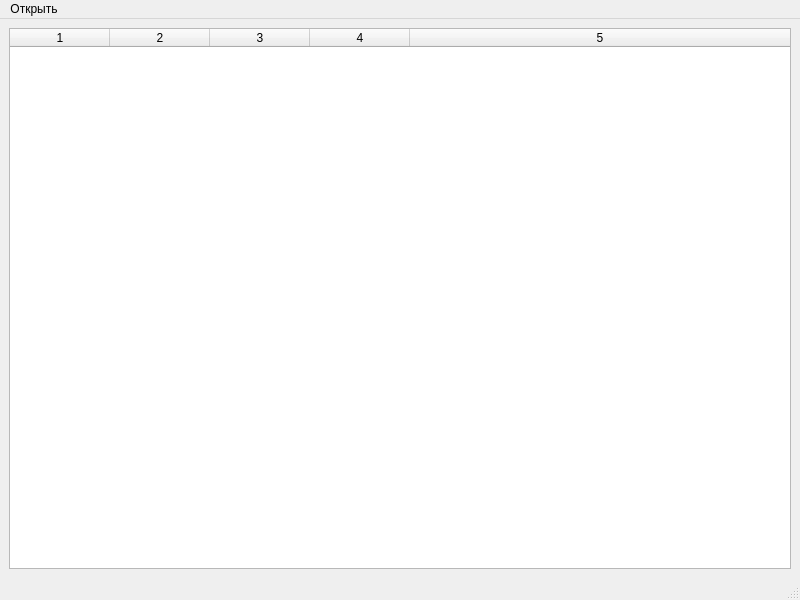
<?xml version="1.0" encoding="UTF-8"?>
<ui version="4.0">
 <class>MainWindow</class>
 <widget class="QMainWindow" name="MainWindow">
  <property name="geometry">
   <rect>
    <x>0</x>
    <y>0</y>
    <width>800</width>
    <height>600</height>
   </rect>
  </property>
  <property name="minimumSize">
   <size>
    <width>800</width>
    <height>600</height>
   </size>
  </property>
  <property name="windowTitle">
   <string>File Reader</string>
  </property>
  <widget class="QWidget" name="centralwidget">
   <layout class="QVBoxLayout" name="verticalLayout">
    <item>
     <widget class="QTableWidget" name="tableWidget">
      <property name="sortingEnabled">
       <bool>true</bool>
      </property>
      <property name="rowCount">
       <number>0</number>
      </property>
      <property name="columnCount">
       <number>5</number>
      </property>
      <attribute name="horizontalHeaderVisible">
       <bool>true</bool>
      </attribute>
      <attribute name="horizontalHeaderCascadingSectionResizes">
       <bool>false</bool>
      </attribute>
      <attribute name="horizontalHeaderStretchLastSection">
       <bool>true</bool>
      </attribute>
      <attribute name="verticalHeaderVisible">
       <bool>false</bool>
      </attribute>
      <attribute name="verticalHeaderCascadingSectionResizes">
       <bool>true</bool>
      </attribute>
      <column/>
      <column/>
      <column/>
      <column/>
      <column/>
     </widget>
    </item>
   </layout>
  </widget>
  <widget class="QMenuBar" name="menubar">
   <property name="geometry">
    <rect>
     <x>0</x>
     <y>0</y>
     <width>800</width>
     <height>21</height>
    </rect>
   </property>
   <widget class="QMenu" name="menu">
    <property name="title">
     <string>Открыть</string>
    </property>
    <addaction name="a_open"/>
    <addaction name="a_openFile"/>
   </widget>
   <addaction name="menu"/>
  </widget>
  <widget class="QStatusBar" name="statusbar"/>
  <action name="a_open">
   <property name="text">
    <string>Папку</string>
   </property>
  </action>
  <action name="a_openFile">
   <property name="text">
    <string>Файл</string>
   </property>
  </action>
 </widget>
 <resources/>
 <connections/>
</ui>
